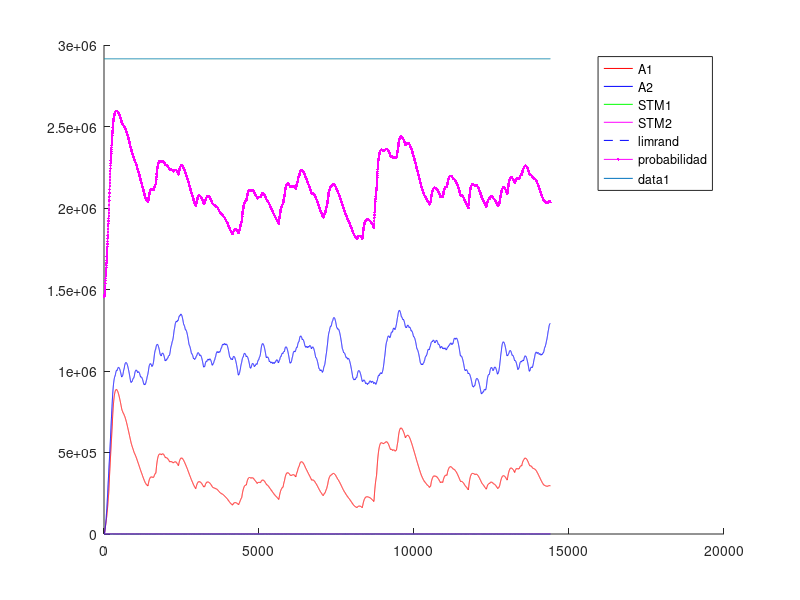
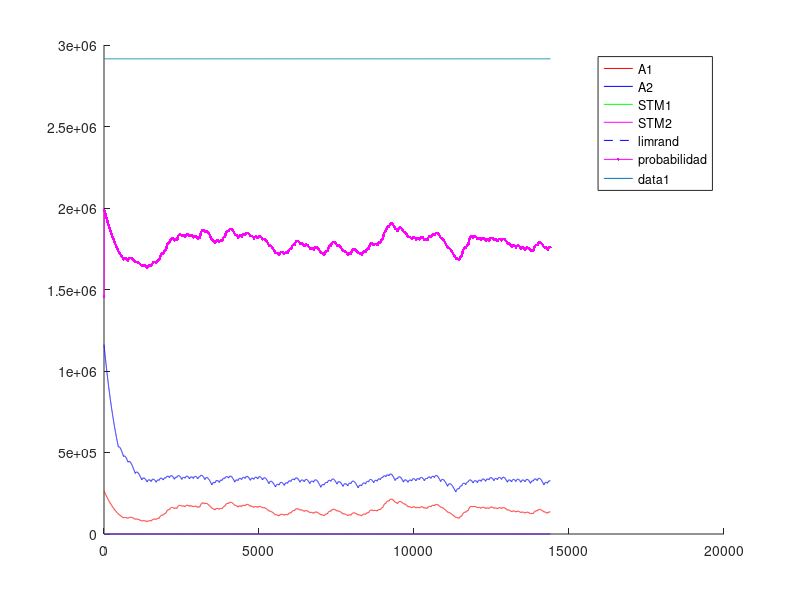
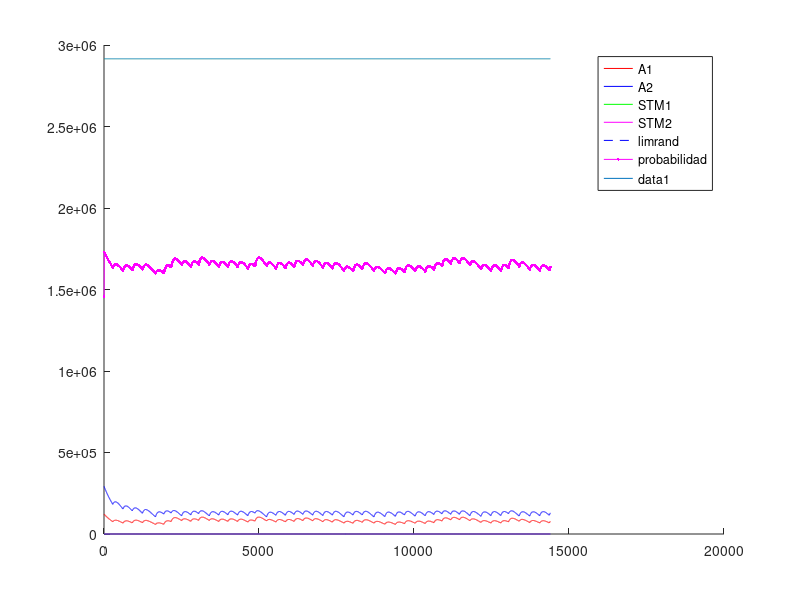
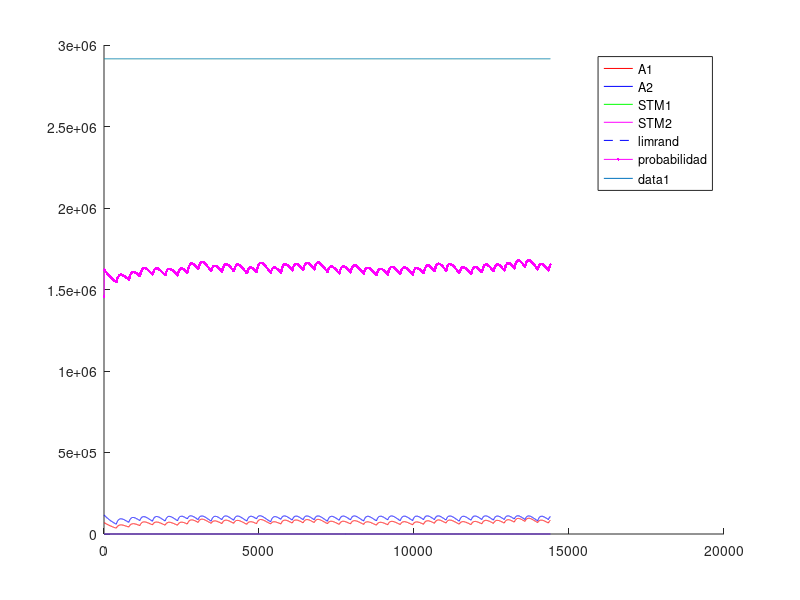

Recreate these plots in MATLAB, in order.
%% Experimento con Fixed-Ratio - FR - Tasa fija
%% Existen multiples intancias de palanquelo (cada vez que realiza respuesta decide si realiza otra o no)
%% Durante la tasa se contabilizan los palanqueos y no palanqueos y el refuerzo impacta de forma 
%% proporcional a la tasa de respuestas.
%% Un trial dura 3600 segundos.
%% Una sesion 1 o 3 trial (seg´un la dinamica del animal)
%% 5 sesiones por Experimento. Cada sesion es un intervalo diferente.
%% 1 experimento
%% Tiempo para realizar un respuesta 1 segundo
%% 
%% La probabilidad de eleccion se ajusta al nivel de maxima frecuencia de palanqueo
%% 

close all
clc
clear

%% Matriz de pago 0 1 

%%% Se ajusto la apreciacion de las cantidades de refuerzo 
function rf = feel(pellets)
  rf=0;
  if (nargin~=0)
    rf=(12.8*(1-exp(-.25.* pellets.^(2))))+(12.8*(1-exp(-.5.* pellets)));
  else
    error ("Faltan parametros");
  endif
endfunction
%% 
%% 

%% INICIALIZATION
%%%%%% CONSTANTES DE SESIONES
Ntrial  =  1 ;   %% un trial de 3600 segundos
tTrial  =  3600; %% en segundos
tResp   =  1;    %% en segundos
tMuestreo = 0.25;%% en segundos
Nses    =  5 ;
Fr=[1,10,30,40,60]; %% valores medios de intervalos variables
Ntest   =  1;
limrand =  0.138;
saving  =  0.9 ;
%%%%%% CONSTANTES DE DECAIMIENTO
alpha = 10/tMuestreo; %%%%%%%%%%%%%%%%%%%%%%%%%%%%%%%%%%%%%%%%%%%%%%%%%%%%%%5
beta  = 0.13*0.31*tMuestreo;%0.125*tMuestreo ;
gamma = 0.0067*tMuestreo;%0.025 ; 
delta = 1/tMuestreo; %%%%%%%%%%%%%%%%%%%%%%%%%%%%%%%%%%%%%%%%%%%%%%%%%%%%%%%%%%55555
%%%%%% INICIALIZACION
palanca = zeros(2,1);
Rf_1=0;
Rf_2=0;
A1=zeros(1,Ntest);
A2=zeros(1,Ntest);
stm_1=zeros(2,Ntest);
stm_2=zeros(2,Ntest);
d=1;

sesion = zeros(Nses,1);
trialXsesion = zeros(Nses,Ntrial);
terminal_sesion=zeros(Nses,1);
nb_resp = zeros(Nses,Ntest);
t_ref = zeros(Nses,1);
cum_resp = zeros(Nses,1);
contadorP1=0;
contadorP2=0;
contadorI=0;

%% CALCULO DE AROUSAL MAXIMO
%% Iteraciones de respuesta refuerzo para encotnrar el STM medio
Nconfig=5; %% Tasa de respuesta de configuracion
%plot([1:0.01:20],(12.8*(1-exp(-.25.* [1:0.01:20].^(2))))+(12.8*(1-exp(-.5.* [1:0.01:20]))),'.k')
R1 = floor(feel(1)); %tiempo de refuezo para R
l1 = Nconfig/tMuestreo; % duracion entre trials
suma = 0; %suma es un valor necesaria para calcular max1 y min1
suma = alpha*R1 %% Refuerzo cada N respuestas
iter=100; %% numero de iteraciones para que converja el stm
max1 = 0; %maximum de stm1
min1 = 0; %minimum de stm1
for i = 1:iter 
  suma = (1-beta)^(Nconfig/tMuestreo)*suma;%% Instantes que decae el stm
  min1=suma;
  suma += alpha*R1; %Refuerzo
  max1=suma;
end
comp=.88;
S1 = (((max1-min1)*(comp*l1))/2)+min1*comp*l1; %calcul de la superficie del triangulo mas la de el rectangulo
stm_1_medio = S1/(l1);
A1max = (delta/gamma)*stm_1_medio;

%% INICIO DE LAS ITERATIONS
for l = 1:Ntest  %% TESTES
  Num=0;
  for k = 1:Nses  %% SESIONES (cambia el N)
    i=1;
    %duracion = [1,tTrial*ones(1,Ntrial)];
    
    contador = 1;
    %palanca(1)=randi(2);
    
    %% Agregar tasa de refuerzos  %%
    tasa=Fr(k);
    if k>1
      A1(Num+1,l)=saving*A1(Num,l);
      A2(Num+1,l)=saving*A2(Num,l);
      stm_1(Num+1,l)=0*stm_1(Num,l);
      stm_2(Num+1,l)=0*stm_2(Num,l); 
      %%% ELECCION DE LA PRIMERA PALANCA 
%      if A1(Num,1)>A2(Num,1)
%        palanca(2)=1;
%      else
%        palanca(2)=2;
%      end
    end       
    P1(i,k)=0.5;
    P1(i,k)=0.5;
    for j=2:(Ntrial*tTrial/tMuestreo) %% Todos los trials juntos
      
      if contador == tResp/tMuestreo%duracion(i)
        contador = 1;
        i = i+1 ;
        J = j ;
        P1(i,k)=0.5*(1-exp(-(5*A1((j-1)+Num,l))/A1max))+0.5; %probabilidad en exponential
        P2(i,k)=0.5*(1-exp(-(5*A2((j-1)+Num,l))/A1max))+0.5; %probabilidad en exponential
        %P=.99;
        %P2(i,k)=0.5*(1-exp(-(5*A2((j-1)+Num,l))/A2max))+0.5;
        
        a = rand ;
        %%% ELECCION DE LA PALANCA %%% Basicamente elige palanquear o no palanquear
        if (A1((j-1)+Num,l)<=limrand)&&(A2((j-1)+Num,l)<=limrand)
          palanca(i)=randi(2);
        elseif (A1((j-1)+Num,l)>=limrand)&&(A2((j-1)+Num,l)<=limrand)
          if a>=P1(i,k)
            palanca(i)=2;
          else
            palanca(i)=1;
          end
        elseif (A1((j-1)+Num,l)<=limrand)&&(A2((j-1)+Num,l)>=limrand)
          if a>=P2(i,k)
            palanca(i)=1;
          else
            palanca(i)=2;
          end
        elseif (A1((j-1)+Num,l)>A2((j-1)+Num,l))
          if a>=P1(i,k)
            palanca(i)=2;
          else
            palanca(i)=1;
          end
        else
          if a>=P2(i,k)
            palanca(i)=1;
          else
            palanca(i)=2;
          end
        end
        %% Contadores para intervalo de refuerzo
        if palanca(i)==1
          contadorP1++;
        else
          contadorP2++;
        endif
        %%% REFUERZO %%%
        if (contadorP1>=tasa)
          %if (palanca(i)==1) %% palanquea
          aux=contadorP1+contadorP2;
          Rfz=floor(feel(1));
          Rf_1=Rfz*contadorP1/aux;
          Rf_2=Rfz*contadorP2/aux;
          %elseif (palanca(i-1)==2) %% No palanquea
          %  Rf_1=0;
          %  Rf_2=0;%floor(10*(1-exp(-0.8* 2 )));
          %end
          %stm_1(j+Num,l)=(1-beta)*stm_1((j-1)+Num,l)+alpha*Rf_1;
          %stm_2(j+Num,l)=(1-beta)*stm_2((j-1)+Num,l)+alpha*Rf_2;
          contadorP1=0;
          contadorP2=0;
          contadorI =0;
          dispe=.5; %% dispercion del 50% del valor de la intervalo
          tasa=Fr(k);
          t_ref(k,i)=1;
        endif
        
      else
        contador++;
        contadorI++;
        Rf_1=0;
        Rf_2=0;
      end
      stm_1(j+Num,l)=(1-beta)*stm_1((j-1)+Num,l)+alpha*Rf_1;
      stm_2(j+Num,l)=(1-beta)*stm_2((j-1)+Num,l)+alpha*Rf_2;
      A1(j+Num,l)=(1-gamma)*A1((j-1)+Num,l)+delta*stm_1(j+Num,l);
      A2(j+Num,l)=(1-gamma)*A2((j-1)+Num,l)+delta*stm_2(j+Num,l);
      
%      if floor(j/tTrial)==(j/tTrial)
%        trialXsesion()
%      end
    end
    
    
    %%% CONTADOR DE A QUE J SE CAMBIA LA SESION
    %sesion(k-1,l)=j;
    sesion(k,l)=j+Num;
    %%% DEFINICION DE NUM
%    compteur = 0 ;
%    for i=1:length(A1(:,l))
%      if A1(i,l)~=0
%        compteur = compteur +1;
%      end
%    end
%    Num=compteur;
    Num = j+Num;
    Sizemat = length(A1);
    
    if palanca(1)==1
      nb_resp(k,l)=1;
      cum_resp(k,1)=1;
    end
    for j = 2:length(palanca)
      if palanca(j)==1
        %nb_coop(k-1,l)= nb_coop(k-1,l)+1;
        nb_resp(k,l)++;
        cum_resp(k,j)=cum_resp(k,j-1)+1;
      else
        cum_resp(k,j)=cum_resp(k,j-1);
      end
    end
  end
end


%%% PRUEBAS 
%%% ENCONTRA LA LONGITUD REAL DEL EXPERIMENTACION
nonnul = zeros(Ntest,1);
for k=1:Ntest
  for i=1:length(A1)
    if A1(i,k) ~= 0
      nonnul(k)=nonnul(k)+1;
    end
  end
end

%%% PRUEBA I _ PESO DE LA EXPERIMENTACION EN LA MEMORIA
porcent = 0;
for i = 1:Ntest
  if sum(A1(:,i)) > 10 * sum(A2(:,i))
    porcent = porcent +1;
  end
end

%%% PRUEBA II _ SI LA EXCITATION ALCANZA A SU MAXIMUM
maxima = zeros(Ntest,1);
for k = 1:Ntest
  if floor(max(A1(:,k))) == floor(max(max(A1))) 
    maxima(k) = maxima(k) +1;
  end
end



resp_por_segundos=nb_resp/length(palanca); %numero de respuestas dividido por el numero de respestas maximal posible

for i=1:Ntest
  for k=1:Nses
    refuerzo(k,i)=floor(nb_resp(k,i)/Fr(k));
  end
end


for i=1:Ntest
  for j=1:Nses
    figure
    hold on
    %plot(sesion(j,i)*ones(1,max(max(A1(:,i)))),(1:max(max(A1(:,i)))),'--k');
    %h=plot((sesion(j,i).*tMuestreo)*ones(1,max(max(A1(:,i)))),(1:max(max(A1(:,i)))),'--k');
    %set(h, "linewidth", 2);
    if j==1
      plot(1:Ntrial*tTrial/tMuestreo,A1(1:sesion(j,i),i),'r',1:Ntrial*tTrial/tMuestreo,A2(1:sesion(j,i),i),'b',1:Ntrial*tTrial/tMuestreo,stm_1(1:sesion(j,i),i),'g',1:Ntrial*tTrial/tMuestreo,stm_2(1:sesion(j,i),i),'m',1:Ntrial*tTrial/tMuestreo,limrand*ones(1,Ntrial*tTrial/tMuestreo),'--b');
      plot((1:(Ntrial*tTrial))/tMuestreo,P1(:,j)'*A1max,'.-m');
      legend("A1","A2","STM1","STM2","limrand","probabilidad");
    else
      plot(1:Ntrial*tTrial/tMuestreo,A1(sesion(j-1,i)+1:sesion(j,i),i),'r',1:Ntrial*tTrial/tMuestreo,A2(sesion(j-1,i)+1:sesion(j,i),i),'b',1:Ntrial*tTrial/tMuestreo,stm_1(sesion(j-1,i)+1:sesion(j,i),i),'g',1:Ntrial*tTrial/tMuestreo,stm_2(sesion(j-1,i)+1:sesion(j,i),i),'m',1:Ntrial*tTrial/tMuestreo,limrand*ones(1,Ntrial*tTrial/tMuestreo),'--b');
      plot((1:(Ntrial*tTrial))/tMuestreo,P1(:,j)'*A1max,'.-m');
      legend("A1","A2","STM1","STM2","limrand","probabilidad");
    endif
    plot(1:Ntrial*tTrial/tMuestreo,A1max*ones(1,Ntrial*tTrial/tMuestreo));
    hold off
  endfor
endfor


%% Maximos exitos por tasa= 10-360 - 30-120 - 40-65 - 60-60 

color = 'rgbmkmrgbk';
figure
hold on
for i=1:Ntest
  plot(Fr,resp_por_segundos(:,i),'Color',color(i));
  title('Respuestas por segundos');
  xlabel('Tasa fija');
  ylabel('Respuestas/segundos');
  for j=1:Nses
    plot(Fr(j)*ones(1,floor(resp_por_segundos(j,i)*100)+1),(0:floor(resp_por_segundos(j,i)*100))/100,'k');
  end
end
hold off

figure
hold on
for i=1:Ntest
  plot(refuerzo(:,i),resp_por_segundos(:,i),'Color',color(i));
  title('Respuestas y refuerzo');
  xlabel('Refuezo/horas');
  ylabel('Respuestas/segundos');
  for j=1:Nses
    plot(refuerzo(j)*ones(1,floor(resp_por_segundos(j,i)*100)+1),(0:floor(resp_por_segundos(j,i)*100))/100,'k');
    a = strcat('Num= ',num2str(Fr(j)));
    if j==3
      text(refuerzo(j),-.085,a);
    elseif j==4
      text(refuerzo(j),-.1,a);
    elseif j==5
      text(refuerzo(j),-.03,a);
    else
      text(refuerzo(j),-.06,a);
    end
  end
end
hold off


figure
hold on
for i=1:Nses
  plot(1:length(cum_resp(i,:)),cum_resp(i,:),'Color',color(i));
  a=find(t_ref(i,:)==1);
  aFR.(num2str(i))=a;
  plot(a,cum_resp(i,a),'k+');
  title('Cumulative records');
  xlabel('Time');
  ylabel('Cumulative responses');
end
hold off

resp_por_segundosFR = resp_por_segundos;
refuerzoFR = refuerzo;
cum_respFR = cum_resp;

save FR resp_por_segundosFR refuerzoFR cum_respFR;
save ("-mat-binary", "aFR", "aFR");

%%% probl�me de temps, pas le temps de d�croitre du coup red�marre plus
%%% haut CQFD
%%%% CASTIGO DE TIEMPO 
%%%% CUANTO VECES ELIGE COOPERATION
%%% Pour chaque session r�cup�rer le nombre de coop�ration et tracer la
%%% courbe correspondante 

